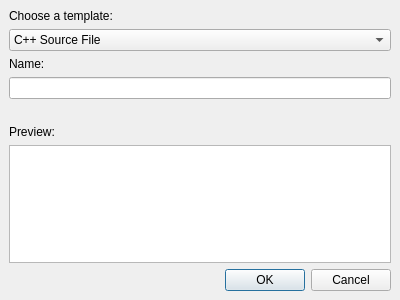
<?xml version="1.0" encoding="UTF-8"?>
<ui version="4.0">
 <class>SDNewFile</class>
 <widget class="QDialog" name="SDNewFile">
  <property name="windowModality">
   <enum>Qt::ApplicationModal</enum>
  </property>
  <property name="geometry">
   <rect>
    <x>0</x>
    <y>0</y>
    <width>400</width>
    <height>300</height>
   </rect>
  </property>
  <property name="windowTitle">
   <string>New File</string>
  </property>
  <layout class="QGridLayout" name="gridLayout">
   <property name="leftMargin">
    <number>9</number>
   </property>
   <property name="topMargin">
    <number>9</number>
   </property>
   <property name="rightMargin">
    <number>9</number>
   </property>
   <property name="bottomMargin">
    <number>9</number>
   </property>
   <item row="0" column="0">
    <layout class="QFormLayout" name="formLayout">
     <item row="0" column="0">
      <widget class="QLabel" name="labelTemplate">
       <property name="text">
        <string>Choose a template:</string>
       </property>
      </widget>
     </item>
     <item row="2" column="0">
      <widget class="QLabel" name="labelName">
       <property name="text">
        <string>Name:</string>
       </property>
      </widget>
     </item>
     <item row="1" column="0" colspan="2">
      <widget class="QComboBox" name="templateSelect">
       <item>
        <property name="text">
         <string>C++ Source File</string>
        </property>
       </item>
       <item>
        <property name="text">
         <string>C++ Header File</string>
        </property>
       </item>
      </widget>
     </item>
     <item row="3" column="0" colspan="2">
      <widget class="QLineEdit" name="fileName"/>
     </item>
     <item row="5" column="0">
      <widget class="QLabel" name="labelPreview">
       <property name="text">
        <string>Preview:</string>
       </property>
      </widget>
     </item>
     <item row="6" column="0" colspan="2">
      <widget class="QTextEdit" name="preview">
       <property name="enabled">
        <bool>true</bool>
       </property>
       <property name="readOnly">
        <bool>true</bool>
       </property>
      </widget>
     </item>
     <item row="4" column="0" colspan="2">
      <widget class="QLabel" name="path">
       <property name="layoutDirection">
        <enum>Qt::LeftToRight</enum>
       </property>
       <property name="text">
        <string/>
       </property>
       <property name="alignment">
        <set>Qt::AlignRight|Qt::AlignTrailing|Qt::AlignVCenter</set>
       </property>
      </widget>
     </item>
    </layout>
   </item>
   <item row="1" column="0">
    <widget class="QDialogButtonBox" name="buttonBox">
     <property name="orientation">
      <enum>Qt::Horizontal</enum>
     </property>
     <property name="standardButtons">
      <set>QDialogButtonBox::Cancel|QDialogButtonBox::Ok</set>
     </property>
    </widget>
   </item>
  </layout>
 </widget>
 <resources/>
 <connections>
  <connection>
   <sender>buttonBox</sender>
   <signal>accepted()</signal>
   <receiver>SDNewFile</receiver>
   <slot>accept()</slot>
   <hints>
    <hint type="sourcelabel">
     <x>248</x>
     <y>254</y>
    </hint>
    <hint type="destinationlabel">
     <x>157</x>
     <y>274</y>
    </hint>
   </hints>
  </connection>
  <connection>
   <sender>buttonBox</sender>
   <signal>rejected()</signal>
   <receiver>SDNewFile</receiver>
   <slot>reject()</slot>
   <hints>
    <hint type="sourcelabel">
     <x>316</x>
     <y>260</y>
    </hint>
    <hint type="destinationlabel">
     <x>286</x>
     <y>274</y>
    </hint>
   </hints>
  </connection>
 </connections>
</ui>
